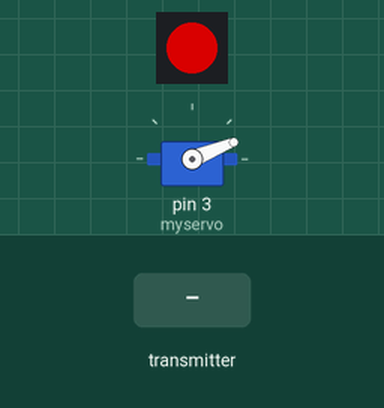
A sketch run on a simulated Arduino Uno, built with avr-gcc and run on an emulated ATmega328P. Shown: 1 RGB LEDs in strip order, left to right, servo. The test bench sets the inputs (shaded band). Dim RGB values are drawn brighter than linear; no radio packets arrive unless stated; what the sketch prints to the serial monitor is not drawn.

Above: at 1.25 s.
1.3 s: the transmitter starts sending val = 256
At 2.5 s:
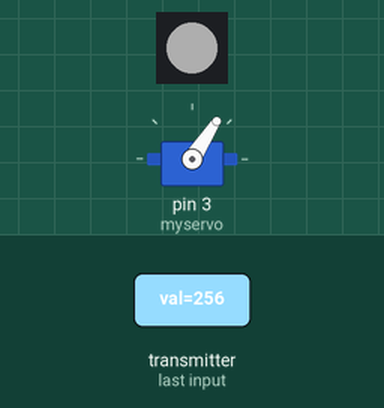
2.8 s: the transmitter starts sending val = 512
At 3.9 s:
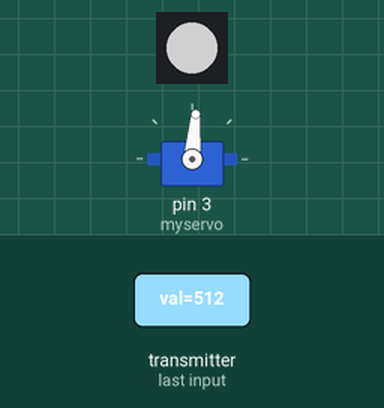
4.3 s: the transmitter starts sending val = 1023
At 5.0 s:
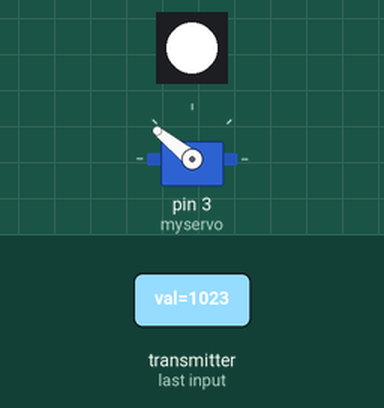
5.8 s: the transmitter starts sending val = 0
At 6.2 s:
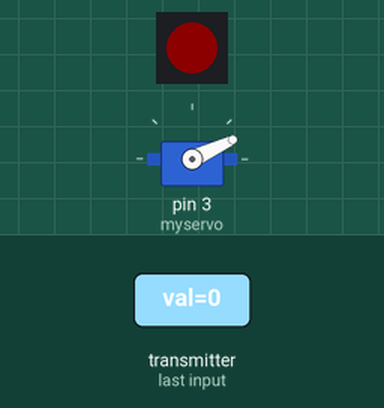
Timing chart, 0 to 8.3 s (numbered marks = the images above; inputs shaded):
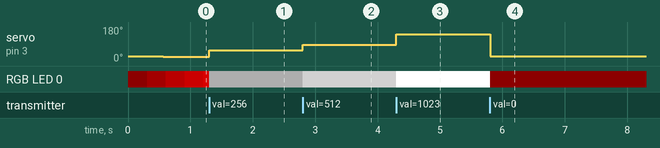

Measured:
- after the input at 2.8 s, servo on pin 3 (myservo): 57° → 85° at once; RGB LED 0: RGB(52, 52, 52) → RGB(120, 120, 120) at once
- after the input at 4.3 s, servo on pin 3 (myservo): 85° → 141° at once; RGB LED 0: RGB(120, 120, 120) → RGB(254, 254, 254) at once
- after the input at 5.8 s, servo on pin 3 (myservo): 141° → 25° at once; RGB LED 0: RGB(254, 254, 254) → RGB(13, 0, 0) at once

The sketch:

ESC.ino
```cpp
#include <SPI.h>
#include "RF24.h"
#include <Servo.h>
#include <Adafruit_NeoPixel.h>

RF24 radio(6, 7);
Servo myservo;
Adafruit_NeoPixel led = Adafruit_NeoPixel(1, 9);

byte add[][6] = {"Reciver"};

unsigned long lastTime = 0;
unsigned long lastTimeMinus = 0;

void setup()
{
    led.begin();
    led.setPixelColor(0, 255, 255, 255);
    led.show();

    radio.begin();
    radio.setPALevel(RF24_PA_MAX);

    radio.openReadingPipe(1, add[0]);
    radio.startListening();

    myservo.attach(3);
    Serial.begin(115200);
    Serial.println("Hello!");
}

int val = 0;
unsigned long last = 0;
bool lampOn = false;

void loop()
{
    // if (radio.available())
    // {
    //     radio.read(&val, sizeof(val));
    //     Serial.print("Recived: ");
    //     Serial.println(val);
    //     myservo.writeMicroseconds(val);
    //     last = millis();
    //     lampOn = true;
    //     led.setPixelColor(0, 255, 255, 255);
    //     led.show();
    // }

    // if (millis() >= (last + 1000) && lampOn)
    // {
    //     lampOn = false;
    //     led.setPixelColor(0, 0, 0, 0);
    //     led.show();
    // }

    if (radio.available())
    {
        radio.read(&val, sizeof(val));
        if (val > 1024)
            val = 1024;
        else if (val < -1024)
            val = 1024;

        lastTimeMinus = lastTime = millis();
    }

    if (millis() >= (lastTime + 100))
    {
        if (millis() >= (lastTimeMinus + 2))
        {
            if (val > -1024)
                val--;
            lastTimeMinus = millis();
        }
    }

    if (val > 55)
    {
        int ledVal = map(val, 55, 1024, 0, 255);
        led.setPixelColor(0, ledVal, ledVal, ledVal);
        led.show();

        int signal = map(val, 55, 1024, 900, 2000);
        myservo.writeMicroseconds(signal);
        // Serial.println(signal);
        // delay(2);
    }
    else
    {
        int ledVal = map(val, -1024, 54, 255, 0);
        led.setPixelColor(0, ledVal, 0, 0);
        led.show();

        int signal = map(val, -1024, 54, 750, 800);
        myservo.writeMicroseconds(signal);
        // Serial.println(signal);
        // delay(2);
    }
}
```
